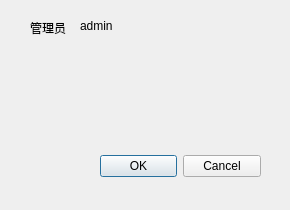
<?xml version="1.0" encoding="UTF-8"?>
<ui version="4.0">
 <class>UserManageDialog</class>
 <widget class="QDialog" name="UserManageDialog">
  <property name="geometry">
   <rect>
    <x>0</x>
    <y>0</y>
    <width>290</width>
    <height>210</height>
   </rect>
  </property>
  <property name="windowTitle">
   <string>用户管理</string>
  </property>
  <widget class="QDialogButtonBox" name="buttonBox">
   <property name="geometry">
    <rect>
     <x>100</x>
     <y>150</y>
     <width>161</width>
     <height>32</height>
    </rect>
   </property>
   <property name="orientation">
    <enum>Qt::Horizontal</enum>
   </property>
   <property name="standardButtons">
    <set>QDialogButtonBox::Cancel|QDialogButtonBox::Ok</set>
   </property>
  </widget>
  <widget class="QLabel" name="label">
   <property name="geometry">
    <rect>
     <x>30</x>
     <y>20</y>
     <width>41</width>
     <height>16</height>
    </rect>
   </property>
   <property name="text">
    <string>管理员</string>
   </property>
  </widget>
  <widget class="QLabel" name="label_2">
   <property name="geometry">
    <rect>
     <x>80</x>
     <y>20</y>
     <width>54</width>
     <height>12</height>
    </rect>
   </property>
   <property name="text">
    <string>admin</string>
   </property>
  </widget>
 </widget>
 <resources/>
 <connections>
  <connection>
   <sender>buttonBox</sender>
   <signal>accepted()</signal>
   <receiver>UserManageDialog</receiver>
   <slot>accept()</slot>
   <hints>
    <hint type="sourcelabel">
     <x>248</x>
     <y>254</y>
    </hint>
    <hint type="destinationlabel">
     <x>157</x>
     <y>274</y>
    </hint>
   </hints>
  </connection>
  <connection>
   <sender>buttonBox</sender>
   <signal>rejected()</signal>
   <receiver>UserManageDialog</receiver>
   <slot>reject()</slot>
   <hints>
    <hint type="sourcelabel">
     <x>316</x>
     <y>260</y>
    </hint>
    <hint type="destinationlabel">
     <x>286</x>
     <y>274</y>
    </hint>
   </hints>
  </connection>
 </connections>
</ui>
